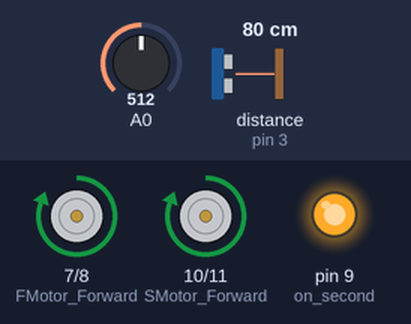
A sketch run on a simulated Arduino Uno, built with avr-gcc and run on an emulated ATmega328P. Shown: motor-driver pin pairs drawn as motors (green arrow = first pin HIGH = forward, orange = second pin HIGH = backward, longer = more drive), output pins drawn as LEDs (lit = HIGH). Wiring (inferred from the names in the program): ultrasonic range finder: trigger pin 2; echo pin 3. The inputs (shaded band) are chosen by the test bench; at power-on: distance to the obstacle (sensor on pin 3) 80 cm, A0 = 512. The echo pulse lasts 58.3 µs per cm; the ROS host is connected and sends only what is stated; random numbers use the default seed unless the sketch sets one; pins used as bus, display or sensor lines are not drawn.

Above: at 1.2 s.
1.3 s: distance to the obstacle (sensor on pin 3) set to 5 cm
2.8 s: distance to the obstacle (sensor on pin 3) set to 2 cm
At 4.0 s:
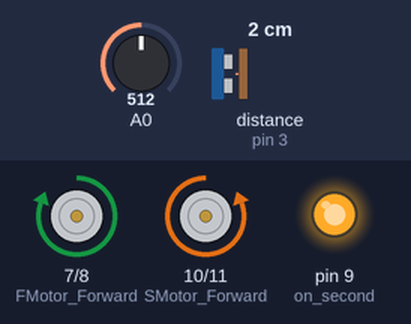
5.8 s: A0 set to 0
At 7.2 s:
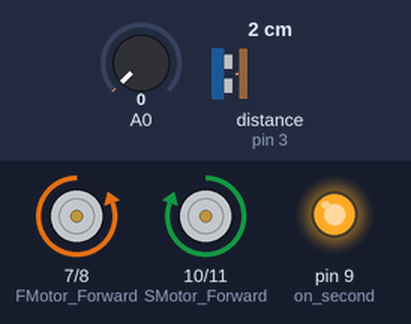
8.8 s: A0 set to 511
At 9.4 s:
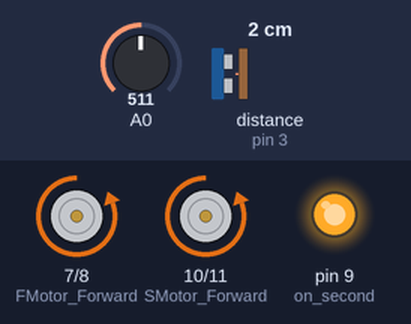
11.8 s: A0 set to 306
Timing chart, 0 to 15.8 s (numbered marks = the images above; inputs shaded):
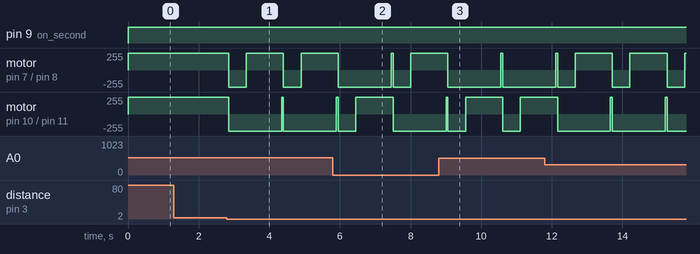

The sketch:

Ultrasound.ino
```cpp
#include <ros.h>
#include <ros/time.h>
#include <sensor_msgs/Range.h>
#include <std_msgs/String.h>

//Define which pins to use for sensor
#define Trigger 2
#define Echo 3

//Define which pins to use for Motors
//First Motor
#define on_first 6
#define FMotor_Forward 7
#define FMotor_Backward 8

//Second Motor
#define on_second 9
#define SMotor_Forward 10
#define SMotor_Backward 11

//Create handler
ros::NodeHandle  nh;

sensor_msgs::Range range_msg;
ros::Publisher pub_range( "/ultrasound", &range_msg);


char frameid[] = "/ultrasound";

//Motors pins configuration
void motor_setup() {
  pinMode(on_first, OUTPUT);
  pinMode(FMotor_Forward, OUTPUT);
  pinMode(FMotor_Backward, OUTPUT);

  pinMode(on_second,OUTPUT);
  pinMode(SMotor_Forward,OUTPUT);
  pinMode(SMotor_Backward,OUTPUT);
}

//Sensor pins configuration
void sensor_setup() {
  pinMode(Trigger, OUTPUT);
  pinMode(Echo, INPUT);
}

//Declare detection range in cm
const int max_range = 200;
const int min_range = 2;

//Measue 50ms interval for sensor
long range_time;


float getRange_Ultrasound(){
  int distance;

    //Set the Trigger to LOW for 2 microseconds
    digitalWrite(Trigger, LOW);
    delayMicroseconds(2);

    //Set the Trigger to HIGH for 10 microseconds to emit 40kHz sound pulse
    digitalWrite(Trigger, HIGH);
    delayMicroseconds(10);
    digitalWrite(Trigger, LOW);

    //Read the lenght of the pulse in microseconds and add to variable
    distance = pulseIn(Echo, HIGH) ;

  //Calculate  distance in cm (4*58.2)
  return distance/58.2;
}

void move(int distance){

  //Move backward if distance between robot and obstacle is equal or less than 2 centimeters
  if(distance <= 2 && distance >=0){
    //Enable in case the robot was turned on in front of an obstacle
    digitalWrite(on_first,HIGH);
    digitalWrite(on_second,HIGH);

    digitalWrite(FMotor_Forward,LOW);
    digitalWrite(FMotor_Backward,HIGH);

    digitalWrite(SMotor_Forward,LOW);
    digitalWrite(SMotor_Backward,HIGH);

    delay(500);

    //Move right or left depending on pseudo-random number generator
    if(random(2) == 1){

      digitalWrite(FMotor_Forward,LOW);
      digitalWrite(FMotor_Backward,HIGH);

      digitalWrite(SMotor_Forward,HIGH);
      digitalWrite(SMotor_Backward,LOW);
    }
    else{

      digitalWrite(FMotor_Forward,HIGH);
      digitalWrite(FMotor_Backward,LOW);

      digitalWrite(SMotor_Forward,LOW);
      digitalWrite(SMotor_Backward,HIGH);

    }
    delay(1000);
  }
  //Move forward
  digitalWrite(on_first,HIGH);
  digitalWrite(on_second,HIGH);

  digitalWrite(FMotor_Forward,HIGH);
  digitalWrite(FMotor_Backward,LOW);

  digitalWrite(SMotor_Forward,HIGH);
  digitalWrite(SMotor_Backward,LOW);

  delay(50);
}

void ros_sensor(){

  if ( (millis()-range_time) > 50 ){

      range_msg.range = getRange_Ultrasound();
      range_msg.header.stamp = nh.now();
      pub_range.publish(&range_msg);
      range_time =  millis() + 50;
    }
}


void setup(){
  nh.initNode();
  nh.advertise(pub_range);

  range_msg.radiation_type = sensor_msgs::Range::ULTRASOUND;
  range_msg.header.frame_id =  frameid;
  range_msg.field_of_view = 0.26;
  range_msg.min_range = min_range;
  range_msg.max_range = max_range;

  sensor_setup();
  motor_setup();
}

void loop()
{
  randomSeed(analogRead(0));
  ros_sensor();
  move(getRange_Ultrasound());
  nh.spinOnce();
}
```

Measured:
- the behaviour switches between 4 and 3 cm on distance to the obstacle (sensor on pin 3) (found by bisection; images 0 and 1)
- after the input at 1.3 s, every drawn part: stays the same
- after the input at 2.8 s, motor on pin 7 (FMotor_Forward) / pin 8 (FMotor_Backward): alternates forward 255/255 for 1.1 s and backward 255/255 for 0.50 s, starting after 0.05 s; motor on pin 10 (SMotor_Forward) / pin 11 (SMotor_Backward): forward 255/255 → backward 255/255 after 0.05 s
